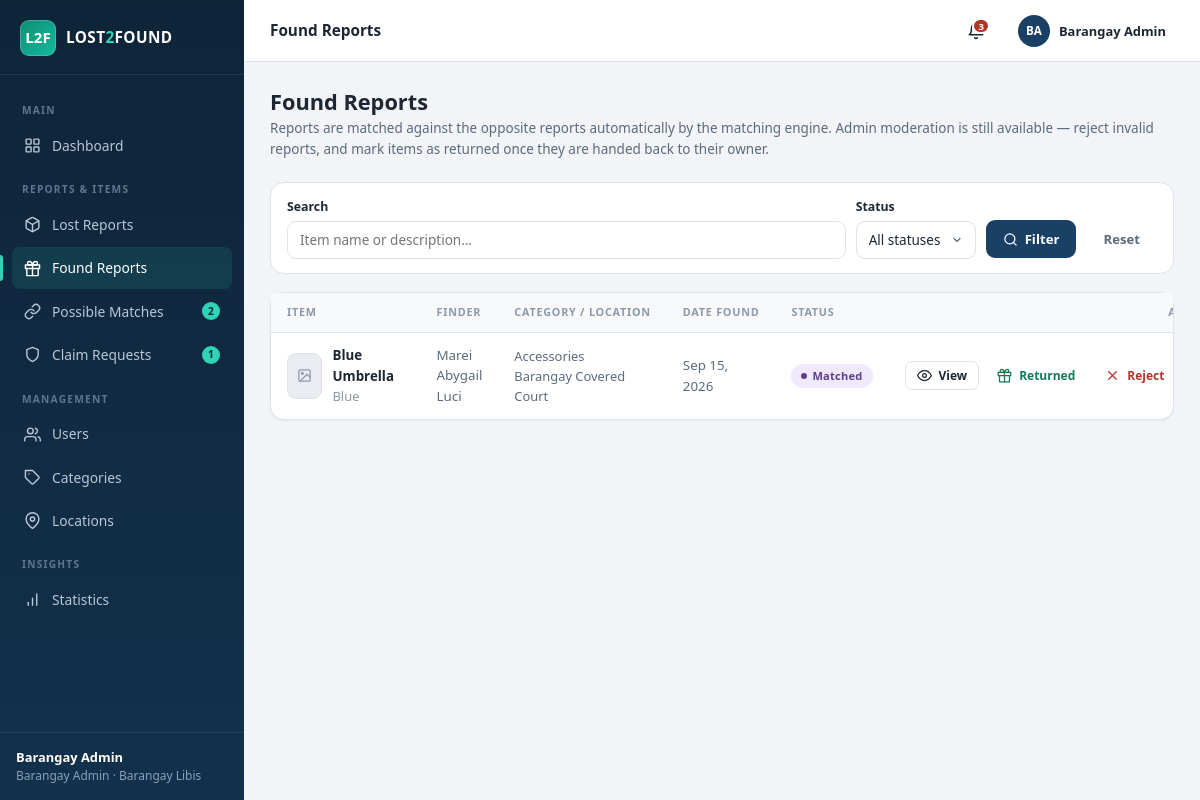
The page /admin/found_items.php (signed in) on the database its author committed.
### tables this page shows
CREATE TABLE IF NOT EXISTS found_items (
  id          INT AUTO_INCREMENT PRIMARY KEY,
  user_id     INT NOT NULL,
  category_id INT NOT NULL,
  location_id INT NOT NULL,
  item_name   VARCHAR(100) NOT NULL,
  description TEXT NOT NULL,
  color       VARCHAR(40)  NOT NULL,
  brand       VARCHAR(60)  DEFAULT NULL,
  date_found  DATE NOT NULL,
  photo       VARCHAR(255) DEFAULT NULL,
  status      ENUM('pending','approved','rejected','matched','returned','closed')
              DEFAULT 'pending',
  reporter_privacy ENUM('name','anonymous') DEFAULT 'name',
  created_at  TIMESTAMP DEFAULT CURRENT_TIMESTAMP,
  updated_at  TIMESTAMP DEFAULT CURRENT_TIMESTAMP ON UPDATE CURRENT_TIMESTAMP,
  FOREIGN KEY (user_id)     REFERENCES users(id)     ON DELETE CASCADE,
  FOREIGN KEY (category_id) REFERENCES categories(id),
  FOREIGN KEY (location_id) REFERENCES locations(id)
);

CREATE TABLE IF NOT EXISTS users (
  id             INT AUTO_INCREMENT PRIMARY KEY,
  full_name      VARCHAR(100) NOT NULL,
  email          VARCHAR(100) NOT NULL UNIQUE,
  password       VARCHAR(255) NOT NULL,
  contact_number VARCHAR(20)  NOT NULL,
  address        VARCHAR(150) NOT NULL,
  role           ENUM('resident','admin') DEFAULT 'resident',
  status         ENUM('pending','active','inactive','rejected') DEFAULT 'pending',
  residency_proof VARCHAR(255) DEFAULT NULL,      
  review_remarks   VARCHAR(255) DEFAULT NULL,     
  reviewed_by      INT DEFAULT NULL,              
  reviewed_at      DATETIME DEFAULT NULL,         
  show_name      TINYINT(1) DEFAULT 1,           
  anonymous_name VARCHAR(60) DEFAULT NULL UNIQUE,  
  created_at     TIMESTAMP DEFAULT CURRENT_TIMESTAMP,
  updated_at     TIMESTAMP DEFAULT CURRENT_TIMESTAMP ON UPDATE CURRENT_TIMESTAMP
);

CREATE TABLE IF NOT EXISTS categories (
  id            INT AUTO_INCREMENT PRIMARY KEY,
  category_name VARCHAR(80) NOT NULL UNIQUE,
  created_at    TIMESTAMP DEFAULT CURRENT_TIMESTAMP
);

CREATE TABLE IF NOT EXISTS locations (
  id            INT AUTO_INCREMENT PRIMARY KEY,
  location_name VARCHAR(100) NOT NULL UNIQUE,
  created_at    TIMESTAMP DEFAULT CURRENT_TIMESTAMP
);

### admin/found_items.php (the view, shortened to what this page needs)
<?php
require_once __DIR__ . '/../config/config.php';
$db = get_db();
$where = []; $params = [];
$q = trim((string)($_GET['q'] ?? ''));
$st = $db->prepare(
    'SELECT fi.*, u.full_name AS finder, c.category_name, loc.location_name
     FROM found_items fi
     JOIN users u ON u.id = fi.user_id
     JOIN categories c ON c.id = fi.category_id
     JOIN locations loc ON loc.id = fi.location_id'
    . ($where ? ' WHERE ' . implode(' AND ', $where) : '')
    . ' ORDER BY fi.created_at DESC'
);
$st->execute($params);
$items = $st->fetchAll();
require __DIR__ . '/../includes/header.php';
?>
<div class="page-head">
  <div>
    <h1>Found Reports</h1>
    <p>Reports are matched against the opposite reports automatically by the matching engine.
       Admin moderation is still available — reject invalid reports, and mark items as returned
       once they are handed back to their owner.</p>
  </div>
</div>
<form class="filter-bar" method="get">
  <div class="field" style="flex:2">
    <label>Search</label>
    <input class="input" name="q" value="<?= e($q) ?>" placeholder="Item name or description…">
  </div>
  <div class="field fit">
    <label>Status</label>
    <select class="input" name="status">
      <option value="">All statuses</option>
    </select>
  </div>
  <button class="btn btn-primary" type="submit"><?= icon('search', 'i i-sm') ?> Filter</button>
  <a class="btn btn-ghost" href="<?= base_url('admin/found_items.php') ?>">Reset</a>
</form>
<div class="card">
  <?php if (!$items): ?>
    <div class="empty">
      <?= icon('inbox', 'i') ?>
      <h3>No found reports</h3>
      <p>No reports match the current filters.</p>
    </div>
  <?php else: ?>
    <div class="table-wrap">
      <table>
        <thead>
          <tr><th>Item</th><th>Finder</th><th>Category / Location</th><th>Date Found</th><th>Status</th><th class="td-actions">Actions</th></tr>
        </thead>
        <tbody>
        <?php foreach ($items as $it): ?>
          <tr>
            <td>
              <div class="flex">
                <?php if ($it['photo']): ?>
                  <img class="thumb-sm" src="<?= e(photo_url($it['photo'])) ?>" alt="">
                <?php else: ?>
                  <span class="thumb-sm placeholder"><?= icon('image', 'i i-sm') ?></span>
                <?php endif; ?>
                <div>
                  <strong><?= e($it['item_name']) ?></strong>
                  <div class="faint"><?= e($it['color']) ?><?= $it['brand'] ? ' · ' . e($it['brand']) : '' ?></div>
                </div>
              </div>
            </td>
            <td class="muted"><?= e($it['finder']) ?></td>
            <td class="muted small"><?= e($it['category_name']) ?><br><?= e($it['location_name']) ?></td>
            <td class="muted"><?= fmt_date($it['date_found']) ?></td>
            <td><?= status_badge($it['status']) ?></td>
            <td class="td-actions">
              <div class="actions">
                <a class="btn btn-outline btn-sm" href="<?= base_url('admin/item_view.php?type=found&id=' . (int)$it['id']) ?>">
                  <?= icon('eye', 'i i-sm') ?> View
                </a>
                <?php if (in_array($it['status'], ['approved', 'matched'], true)): ?>
                  <a class="btn btn-ghost btn-sm" style="color:var(--success)"
                     href="<?= base_url('admin/found_items.php?action=returned&id=' . (int)$it['id'] . '&csrf=' . csrf_token()) ?>"
                     data-confirm="Mark this found item as returned to its owner?"
                     data-confirm-tone="success">
                    <?= icon('gift', 'i i-sm') ?> Returned
                  </a>
                  <a class="btn btn-ghost btn-sm" style="color:var(--danger)"
                     href="<?= base_url('admin/found_items.php?action=reject&id=' . (int)$it['id'] . '&csrf=' . csrf_token()) ?>"
                     data-confirm="Reject this found report? The finder will be notified.">
                    <?= icon('x', 'i i-sm') ?> Reject
                  </a>
                <?php endif; ?>
              </div>
            </td>
          </tr>
        <?php endforeach; ?>
        </tbody>
      </table>
    </div>
  <?php endif; ?>
</div>
<?php require __DIR__ . '/../includes/footer.php'; ?>

### config/config.php (shortened to what this page needs)
<?php
function base_url(string $path = ''): string {
    $script = str_replace('\\', '/', dirname($_SERVER['SCRIPT_NAME'] ?? '/'));
    $known  = ['admin', 'resident', 'auth', 'public', 'config'];
    foreach ($known as $seg) {
        $pos = strrpos($script, '/' . $seg);
        if ($pos !== false) {
            $script = substr($script, 0, $pos);
            break;
        }
    }
    return rtrim($script, '/') . '/' . ltrim($path, '/');
}
function e(?string $value): string {
    return htmlspecialchars((string)$value, ENT_QUOTES, 'UTF-8');
}
function csrf_token(): string {
    return $_SESSION['csrf'];
}
function icon(string $name, string $class = 'i'): string {
    return '<svg class="' . e($class) . '" viewBox="0 0 24 24" aria-hidden="true">' . ($icons[$name] ?? '') . '</svg>';
}
function status_badge(?string $status): string {
    $status = strtolower((string)$status);
    $map = [
        'pending'   => 'badge badge-muted',
        'approved'  => 'badge badge-info',
        'rejected'  => 'badge badge-danger',
        'matched'   => 'badge badge-match',
        'claimed'   => 'badge badge-warn',
        'closed'    => 'badge badge-dark',
        'returned'  => 'badge badge-success',
        'active'    => 'badge badge-success',
        'inactive'  => 'badge badge-danger',
        'pending'   => 'badge badge-warn',
        'rejected'  => 'badge badge-danger',
        'confirmed' => 'badge badge-success',
        'dismissed' => 'badge badge-dark',
    ];
    $class = $map[$status] ?? 'badge badge-muted';
    return '<span class="' . $class . '">' . e(ucfirst($status)) . '</span>';
}
function fmt_date(?string $date): string {
    return $date ? date('M j, Y', strtotime($date)) : '—';
}

### rows shown on the page
found_items: item_name "Blue Umbrella", color "Blue", user.full_name "Marei Abygail Luci", category.category_name "Accessories", location.location_name "Barangay Covered Court", date_found "Sep 15, 2026", status "Matched"

### other values the page prints
$section "MAIN"
$label "Dashboard"
$section "REPORTS & ITEMS"
$label "Lost Reports"
$label "Found Reports"
$label "Possible Matches"
$count "2"
$label "Claim Requests"
$count "1"
$section "MANAGEMENT"
$label "Users"
$label "Categories"
$label "Locations"
$section "INSIGHTS"
$label "Statistics"
